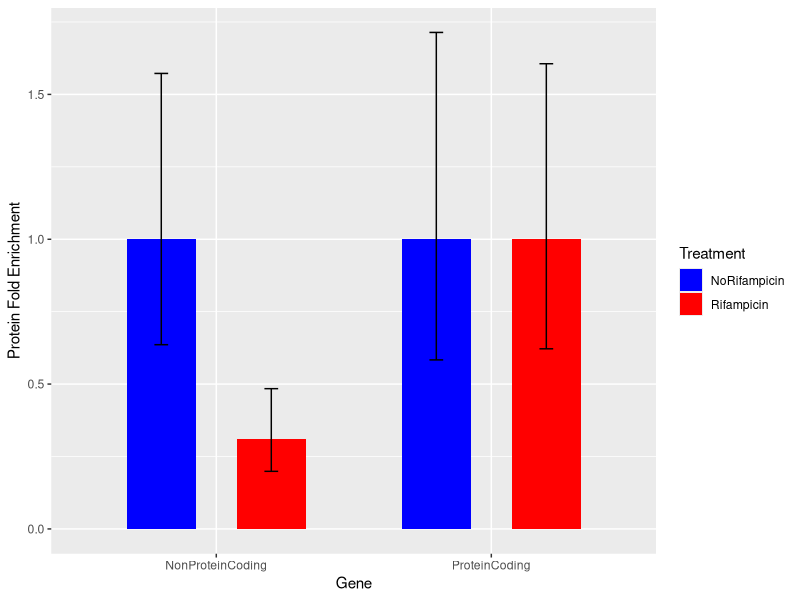

Write R code to recreate this figure.
#This Code is Meant to Normalize to Control Treatment (ie no rif is set to 1)
#Enter data on excel sheet and change name of file on line 6
#To alter the names of columns based on different treatments, change treatment and gene vectors on lines 59 and 60
#To change names on graphs, change cols vector on line 94

library("tidyverse")
raw_cps <- read_csv("raw_data_qpcr.csv")
raw_long <- gather(raw_cps,
                             key = "replicate",
                             value = "cp_value",
                             InputRep1:IPRep3)
#this gets summary stats for our three technical replicates
average_cps_inputs <- filter(raw_long, grepl("Input", replicate)) %>% 
                        group_by(Sample) %>% 
                        summarize(Inputaverage=mean(cp_value), Inputstandard_deviation=sd(cp_value))

average_cps_IPs <- filter(raw_long, grepl("IP", replicate)) %>% 
  group_by(Sample) %>% 
  summarize(IPaverage=mean(cp_value), IPstandard_deviation=sd(cp_value))


#combine averages with description of treatments
treatments <- subset(raw_cps, select = -(InputRep1:IPRep3))
summary_cps <- left_join(average_cps_IPs, treatments, by = "Sample")
summary_cps <- left_join(average_cps_inputs, summary_cps, by = "Sample")

#find delta cp
summary_cps$delta_cps <- (summary_cps$IPaverage - summary_cps$Inputaverage)

#average delta cp
ave_delta_cp <- summary_cps %>% group_by(Treatment) %>%
                            summarize(ave_dcp = mean(delta_cps), sd_delta_cp = sd(delta_cps))
treatments <- subset(treatments, select = -(Sample))
treatments <- treatments[order(treatments$Treatment), ]
treatments <- treatments[!duplicated(treatments), ]
ave_delta_cp <- left_join(treatments, ave_delta_cp, by = "Treatment")

#delta delta cp
gene1 <- filter(ave_delta_cp, ControlGene == "n")
gene1 <- gene1[order(gene1$ControlTreatment), c(1,4:5)]
gene1_ddcp_trtd <- -(diff(gene1$ave_dcp))
gene1_ddcp_control <- 0
gene2 <- filter(ave_delta_cp, ControlGene == "y")
gene2 <- gene2[order(gene2$ControlTreatment), c(1,4:5)]
gene2_ddcp_trtd <- -(diff(gene2$ave_dcp))
gene2_ddcp_control <- 0

#s
gene1_sd <- as.vector(gene1$sd_delta_cp)
gene1_s_trtd <- ((gene1_sd[1]^2) + (gene1_sd[2]^2))^(1/2)
gene1_s_control <- ((gene1_sd[1]^2) + (gene1_sd[1]^2))^(1/2)
gene2_sd <- as.vector(gene2$sd_delta_cp)
gene2_s_trtd <- ((gene2_sd[1]^2) + (gene2_sd[2]^2))^(1/2)
gene2_s_control <- ((gene2_sd[1]^2) + (gene2_sd[1]^2))^(1/2)

#put into df
ddcp <- data.frame(gene1_ddcp_trtd, gene1_ddcp_control, gene2_ddcp_trtd, gene2_ddcp_control)
s <- data.frame(gene1_s_trtd, gene1_s_control, gene2_s_trtd, gene2_s_control)
#label with your treatments and controls
treatment_vector <- c('Rifampicin', 'NoRifampicin', 'Rifampicin', 'NoRifampicin')
gene_vector <- c('ProteinCoding', 'ProteinCoding', 'NonProteinCoding', 'NonProteinCoding')
treatment_number <- c('1', '2', '3', '4')
ddcp_long <- gather(ddcp,
                key = "type",
                value = "ddcp",
                gene1_ddcp_trtd:gene2_ddcp_control)
s_long <- gather(s,
                    key = "type",
                    value = "sd",
                    gene1_s_trtd:gene2_s_control)
ddcp_long <- cbind(ddcp_long, treatment=treatment_vector)
ddcp_long <- cbind(ddcp_long, gene=gene_vector)
ddcp_long <- cbind(ddcp_long, treat_num=treatment_number)
s_long <- cbind(s_long, treatment=treatment_vector)
s_long <- cbind(s_long, gene=gene_vector)
s_long <- cbind(s_long, treat_num=treatment_number)

#normalized for primer efficiency
ddcp_long$norm_ddcp <- cbind(1.8^(-ddcp_long$ddcp))


#combine_columns
norm_ddcp_and_s <- left_join(ddcp_long, s_long, by = "treat_num")

#plus and minus s
norm_ddcp_and_s$ddcp_plus_s <- (norm_ddcp_and_s$ddcp + norm_ddcp_and_s$sd)
norm_ddcp_and_s$ddcp_minus_s <- (norm_ddcp_and_s$ddcp - norm_ddcp_and_s$sd)

#normalize plus and minus s
norm_ddcp_and_s$norm_ddcp_plus_s <- cbind(1.8^(-norm_ddcp_and_s$ddcp_plus_s))
norm_ddcp_and_s$norm_ddcp_minus_s <- cbind(1.8^(-norm_ddcp_and_s$ddcp_minus_s))

#plot
cols <- c("NoRifampicin" ="blue", "Rifampicin" = "red")
ggplot(norm_ddcp_and_s, aes(gene.x, norm_ddcp, fill=treatment.x)) + 
  geom_bar(stat="identity", position=position_dodge(width=0.8), width=0.5) +
  geom_errorbar(aes(ymin=norm_ddcp_minus_s, ymax=norm_ddcp_plus_s), position = position_dodge(0.8), width = 0.1) +
  scale_fill_manual(values=cols, name="Treatment") + 
  labs(x="Gene", y="Protein Fold Enrichment")

  